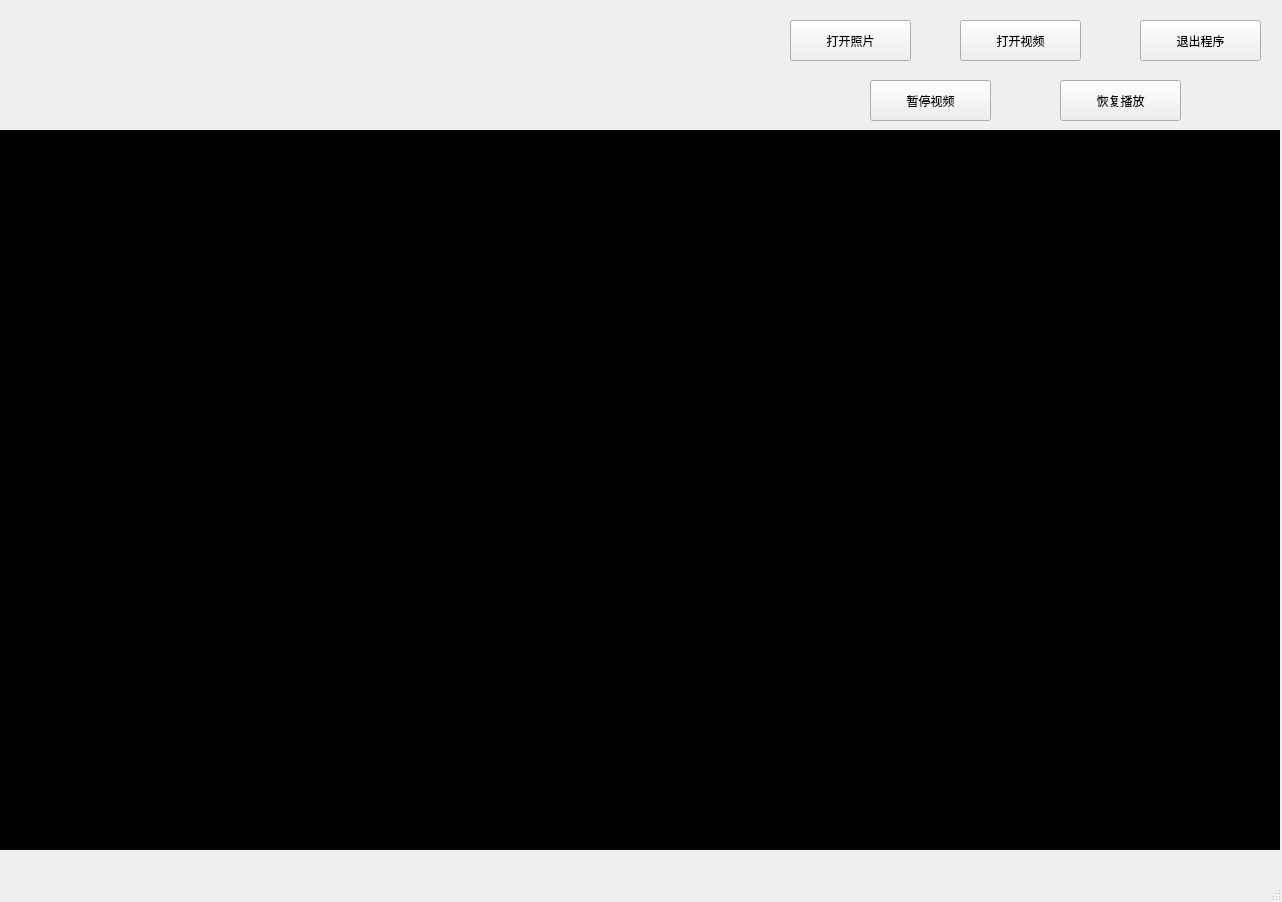
<?xml version="1.0" encoding="UTF-8"?>
<ui version="4.0">
 <class>MainWindow</class>
 <widget class="QMainWindow" name="MainWindow">
  <property name="geometry">
   <rect>
    <x>0</x>
    <y>0</y>
    <width>1282</width>
    <height>902</height>
   </rect>
  </property>
  <property name="windowTitle">
   <string>AI智能训练师</string>
  </property>
  <property name="styleSheet">
   <string notr="true">#centralwidget{background-image: url(:/background_and_logo/004.png);}</string>
  </property>
  <widget class="QWidget" name="centralwidget">
   <widget class="QLabel" name="video">
    <property name="geometry">
     <rect>
      <x>0</x>
      <y>130</y>
      <width>1280</width>
      <height>720</height>
     </rect>
    </property>
    <property name="styleSheet">
     <string notr="true">background-color: rgb(0, 0, 0);</string>
    </property>
    <property name="text">
     <string>TextLabel</string>
    </property>
   </widget>
   <widget class="QLabel" name="logo">
    <property name="geometry">
     <rect>
      <x>10</x>
      <y>20</y>
      <width>111</width>
      <height>81</height>
     </rect>
    </property>
    <property name="text">
     <string/>
    </property>
    <property name="pixmap">
     <pixmap resource="picture_rc.qrc">:/background_and_logo/003.png</pixmap>
    </property>
    <property name="scaledContents">
     <bool>true</bool>
    </property>
   </widget>
   <widget class="QPushButton" name="btn_ext">
    <property name="geometry">
     <rect>
      <x>1140</x>
      <y>20</y>
      <width>121</width>
      <height>41</height>
     </rect>
    </property>
    <property name="text">
     <string>退出程序</string>
    </property>
   </widget>
   <widget class="QPushButton" name="btn_open">
    <property name="geometry">
     <rect>
      <x>960</x>
      <y>20</y>
      <width>121</width>
      <height>41</height>
     </rect>
    </property>
    <property name="text">
     <string>打开视频</string>
    </property>
   </widget>
   <widget class="QPushButton" name="btn_open_2">
    <property name="geometry">
     <rect>
      <x>790</x>
      <y>20</y>
      <width>121</width>
      <height>41</height>
     </rect>
    </property>
    <property name="text">
     <string>打开照片</string>
    </property>
   </widget>
   <widget class="QPushButton" name="btn_stop">
    <property name="geometry">
     <rect>
      <x>870</x>
      <y>80</y>
      <width>121</width>
      <height>41</height>
     </rect>
    </property>
    <property name="text">
     <string>暂停视频</string>
    </property>
   </widget>
   <widget class="QPushButton" name="btn_ok">
    <property name="geometry">
     <rect>
      <x>1060</x>
      <y>80</y>
      <width>121</width>
      <height>41</height>
     </rect>
    </property>
    <property name="text">
     <string>恢复播放</string>
    </property>
   </widget>
   <widget class="QLabel" name="logo2">
    <property name="geometry">
     <rect>
      <x>160</x>
      <y>20</y>
      <width>561</width>
      <height>101</height>
     </rect>
    </property>
    <property name="text">
     <string/>
    </property>
    <property name="pixmap">
     <pixmap resource="picture_rc.qrc">:/background_and_logo/logo2.png</pixmap>
    </property>
    <property name="scaledContents">
     <bool>true</bool>
    </property>
   </widget>
  </widget>
  <widget class="QMenuBar" name="menuBar">
   <property name="geometry">
    <rect>
     <x>0</x>
     <y>0</y>
     <width>1282</width>
     <height>26</height>
    </rect>
   </property>
  </widget>
  <widget class="QStatusBar" name="statusBar"/>
 </widget>
 <resources>
  <include location="picture_rc.qrc"/>
 </resources>
 <connections/>
</ui>
